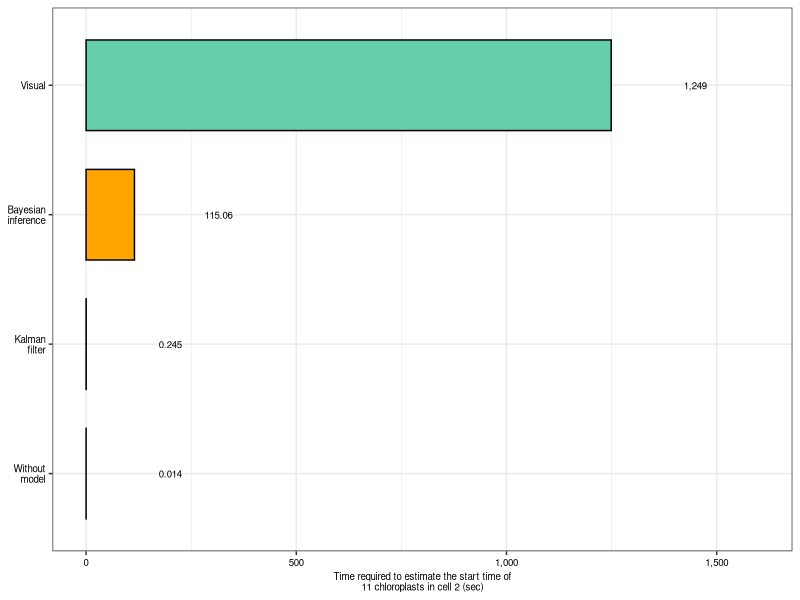

Recreate this plot in R.

# Load packages
library(ggplot2)
library(dplyr)
library(tidyr)
library(patchwork)
library(data.table)
library(scales)

# Create an output directory
out <- "09_compare_calctime"
if(file.exists(out)==F){
  dir.create(out, recursive=T)
}

# Load data
visual <- as.data.frame(fread("data/cell2_visual_judgetime.csv"))
bayes <- as.data.frame(fread("06_ssm_individual_calctime/ssm_individual_calctime_cell2.csv"))
kfas <- as.data.frame(fread("07_ssm_KFAS_calctime/ssm_KFAS_calctime_cell2.csv"))
nomodel <- as.data.frame(fread("08_nomodel_calctime/nomodel_calctime_cell2.csv"))

df <- data.frame(visual = sum(visual$judge_time[visual$cell==2]),
                 bayes = sum(bayes$calc_time),
                 kfas = sum(kfas$calc_time),
                 nomodel = sum(nomodel$calc_time)) %>%
  pivot_longer(cols = everything(), names_to = "method", values_to = "time")
df$method <- c("Visual", "Bayesian\ninference", "Kalman\nfilter", "Without\nmodel")

cols <- c("aquamarine3", "orange", "orange", "orange")

df$method <- factor(df$method, levels = rev(df$method))
df

g <- ggplot(df, aes(x = method, y = time, fill = method, color = method)) +
  geom_bar(width = 0.7, stat = "identity") +
  annotate("text", x=4, y=df$time[1]+200, label=comma(df$time[1]), size=7/ggplot2::.pt) +
  annotate("text", x=3, y=df$time[2]+200, label=round(df$time[2],3), size=7/ggplot2::.pt) +
  annotate("text", x=2, y=df$time[3]+200, label=round(df$time[3],3), size=7/ggplot2::.pt) +
  annotate("text", x=1, y=df$time[4]+200, label=round(df$time[4],3), size=7/ggplot2::.pt) +
  coord_flip() +
  scale_color_manual(values = rep("black",4), limits = df$method) +
  scale_fill_manual(values = cols, limits = df$method) +
  scale_y_continuous(limits = c(0, 1600), labels = comma) +
  theme_bw() +
  theme(legend.position = "none",
        axis.text = element_text(size = 7, colour = "black"),
        axis.title.y = element_blank(),
        axis.title.x = element_text(size = 7, colour = "black")) +
  labs(y = "Time required to estimate the start time of\n11 chloroplasts in cell 2 (sec)")

ggsave(paste0(out, "/compare_calctime.pdf"),
       g, height = 45, width = 67, units = "mm")

